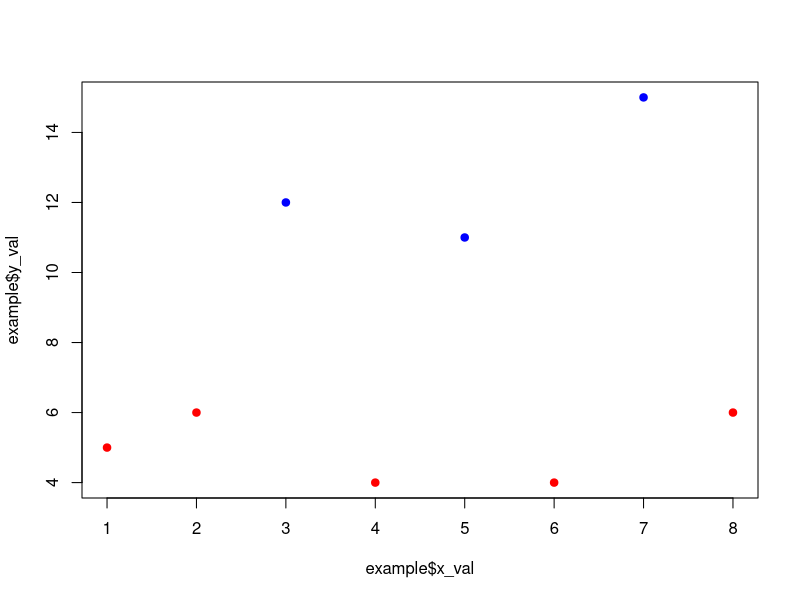

Recreate this plot in R. (Note: this script raises an error after producing the figure.)
## ---- chunk 1
example <- data.frame(
  gender = c('F', 'F', 'M', 'F', 'M', 'F', 'M', 'F'),
  x_val = 1:8,
  y_val = c(5, 6, 12, 4, 11, 4, 15, 6)
  )
## ---- chunk 2
gender <- as.factor(example$gender)

plot(example$x_val, 
     example$y_val,
     col = c('red', 'blue')[gender],
     pch = 19
)
## ---- chunk 3
plot(example$y_val ~ example$gender,
        col = c('red', 'blue'))
